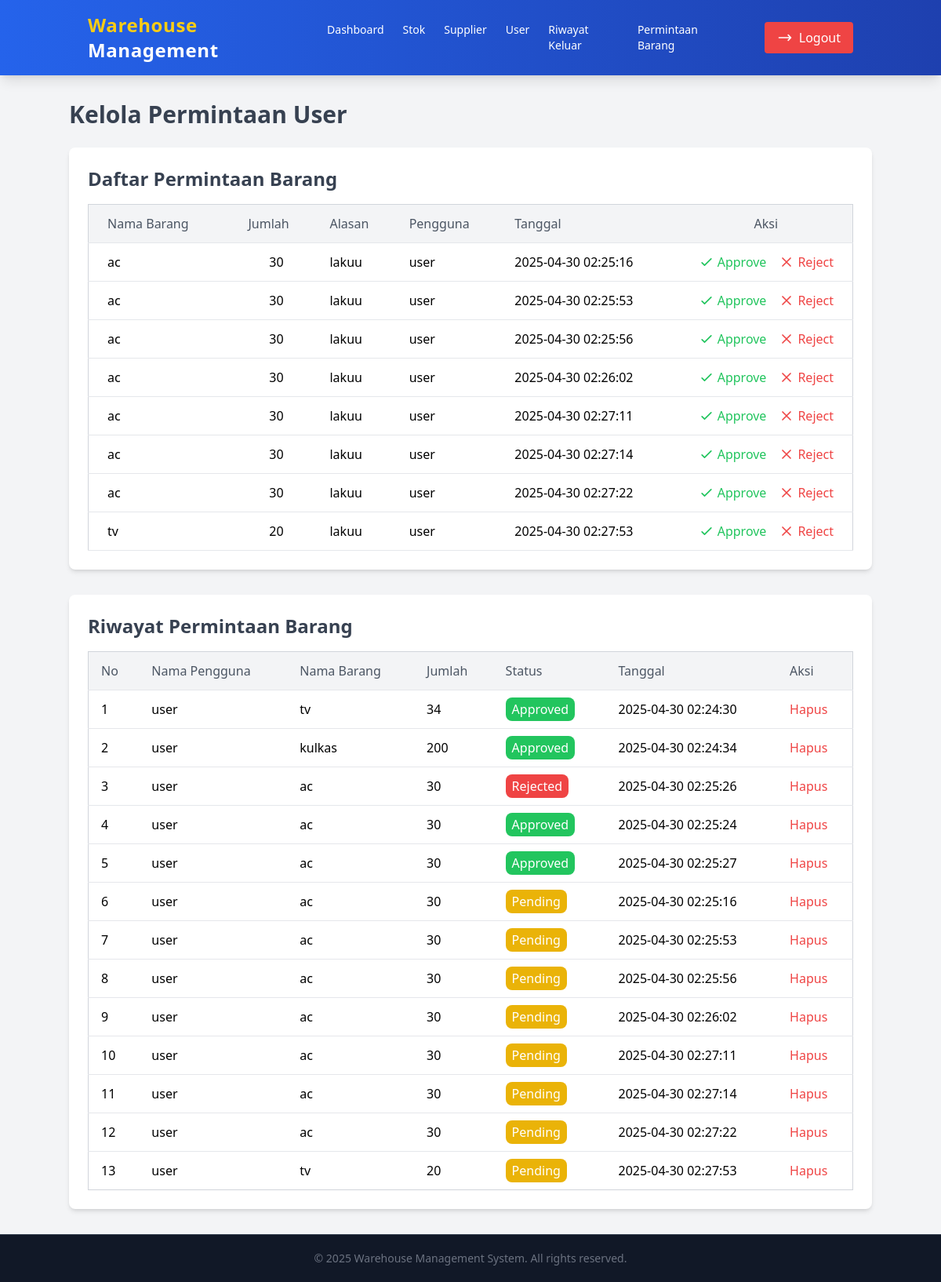
The app's page /admin/kelola_permintaan.php with its own data.
### tables this page shows
CREATE TABLE `request` (
  `id_req` int(15) NOT NULL,
  `nama_pengaju` varchar(35) NOT NULL,
  `nama_barang` varchar(255) NOT NULL,
  `jumlah` int(11) NOT NULL,
  `alasan` text NOT NULL,
  `status` enum('Pending','Approved','Rejected','') NOT NULL,
  `tanggal` timestamp NOT NULL DEFAULT current_timestamp() ON UPDATE current_timestamp()
);

### admin/kelola_permintaan.php (the view, shortened to what this page needs)
<?php
include('../koneksi.php');
?>
<!DOCTYPE html>
<html lang="en">
<head>
    <script src="https://cdn.tailwindcss.com"></script>
</head>
<body class="bg-gray-100 font-sans leading-normal tracking-normal">
    <nav class="bg-gradient-to-r from-blue-600 to-blue-800 text-white shadow-lg">
        <div class="container mx-auto px-6 py-4 flex justify-between items-center">
            <a href="../admin_dashboard.php" class="text-2xl font-extrabold tracking-wide hover:text-yellow-400 transition duration-300">
                <span class="text-yellow-400">Warehouse</span> Management
            </a>
            <div class="flex items-center space-x-11">
                <ul class="flex space-x-6 text-sm font-medium">
                    <li>
                        <a href="../admin_dashboard.php" class="hover:text-yellow-400 transition duration-300">Dashboard</a>
                    </li>
                    <li>
                        <a href="kelola_stok.php" class="hover:text-yellow-400 transition duration-300">Stok</a>
                    </li>
                    <li>
                        <a href="kelola_supplier.php" class="hover:text-yellow-400 transition duration-300">Supplier</a>
                    </li>
                    <li>
                        <a href="kelola_user.php" class="hover:text-yellow-400 transition duration-300">User</a>
                    </li>
                    <li>
                        <a href="riwayat.php" class="hover:text-yellow-400 transition duration-300">Riwayat Keluar</a>
                    </li>
                    <li>
                        <a href="kelola_permintaan.php" class="hover:text-yellow-400 transition duration-300">Permintaan Barang</a>
                    </li>
                </ul>
                <a href="../logout.php" class="flex items-center bg-red-500 px-4 py-2 rounded hover:bg-red-600 transition duration-300">
                    <svg xmlns="http://www.w3.org/2000/svg" class="h-5 w-5 mr-2" fill="none" viewBox="0 0 24 24" stroke="currentColor">
                        <path stroke-linecap="round" stroke-linejoin="round" stroke-width="2" d="M17 16l4-4m0 0l-4-4m4 4H3" />
                    </svg>
                    Logout
                </a>
            </div>
        </div>
    </nav>
    <div class="container mx-auto mt-8">
        <h1 class="text-3xl font-bold text-gray-700 mb-6">Kelola Permintaan User</h1>
        <div class="bg-white shadow-md rounded-lg p-6">
            <h2 class="text-2xl font-bold text-gray-700 mb-4">Daftar Permintaan Barang</h2>
            <div class="overflow-x-auto">
                <table class="min-w-full bg-white border border-gray-300 rounded-lg">
                    <thead class="bg-gray-100">
                        <tr>
                            <th class="py-3 px-6 border-b text-left text-gray-600 font-medium">Nama Barang</th>
                            <th class="py-3 px-4 border-b text-left text-gray-600 font-medium">Jumlah</th>
                            <th class="py-3 px-4 border-b text-left text-gray-600 font-medium">Alasan</th>
                            <th class="py-3 px-4 border-b text-left text-gray-600 font-medium">Pengguna</th>
                            <th class="py-3 px-4 border-b text-left text-gray-600 font-medium">Tanggal</th>
                            <th class="py-3 px-6 border-b text-center text-gray-600 font-medium w-40">Aksi</th>
                        </tr>
                    </thead>
                    <tbody class="divide-y divide-gray-200">
                        <?php
                        $sql = "SELECT id_req, nama_barang, jumlah, alasan, nama_pengaju, tanggal, status FROM request WHERE status = 'Pending'";
                        $result = $conn->query($sql);
                        if ($result && $result->num_rows > 0) {
                            while ($row = $result->fetch_assoc()) {
                                echo "<tr class='hover:bg-gray-50'>
                                        <td class='py-3 px-6 border-b'>" . htmlspecialchars($row['nama_barang']) . "</td>
                                        <td class='py-3 px-4 border-b text-center'>" . htmlspecialchars($row['jumlah']) . "</td>
                                        <td class='py-3 px-4 border-b'>" . htmlspecialchars($row['alasan']) . "</td>
                                        <td class='py-3 px-4 border-b'>" . htmlspecialchars($row['nama_pengaju']) . "</td>
                                        <td class='py-3 px-4 border-b'>" . htmlspecialchars($row['tanggal']) . "</td>
                                        <td class='py-3 px-6 border-b text-center w-40'>
                                            <div class='flex items-center justify-center space-x-4'>
                                                <a href='../request/approve_request.php?id_req=" . $row['id_req'] . "' class='text-green-500 hover:underline flex items-center'>
                                                    <svg xmlns='http://www.w3.org/2000/svg' class='h-5 w-5 mr-1' fill='none' viewBox='0 0 24 24' stroke='currentColor'>
                                                        <path stroke-linecap='round' stroke-linejoin='round' stroke-width='2' d='M5 13l4 4L19 7' />
                                                    </svg>
                                                    Approve
                                                </a>
                                                <a href='../request/reject_request.php?id_req=" . $row['id_req'] . "' class='text-red-500 hover:underline flex items-center'>
                                                    <svg xmlns='http://www.w3.org/2000/svg' class='h-5 w-5 mr-1' fill='none' viewBox='0 0 24 24' stroke='currentColor'>
                                                        <path stroke-linecap='round' stroke-linejoin='round' stroke-width='2' d='M6 18L18 6M6 6l12 12' />
                                                    </svg>
                                                    Reject
                                                </a>
                                            </div>
                                        </td>
                                    </tr>";
                            }
                        } else {
                            echo "<tr>
                                    <td colspan='6' class='py-3 px-4 border-b text-center text-gray-500'>Belum ada permintaan barang.</td>
                                </tr>";
                        }
                        ?>
                    </tbody>
                </table>
            </div>
        </div>
        <div class="bg-white shadow-md rounded-lg p-6 mt-8">
            <h2 class="text-2xl font-bold text-gray-700 mb-4">Riwayat Permintaan Barang</h2>
            <div class="overflow-x-auto">
                <table class="min-w-full bg-white border border-gray-300 rounded-lg">
                    <thead class="bg-gray-100">
                        <tr>
                            <th class="py-3 px-4 border-b text-left text-gray-600 font-medium">No</th>
                            <th class="py-3 px-4 border-b text-left text-gray-600 font-medium">Nama Pengguna</th>
                            <th class="py-3 px-4 border-b text-left text-gray-600 font-medium">Nama Barang</th>
                            <th class="py-3 px-4 border-b text-left text-gray-600 font-medium">Jumlah</th>
                            <th class="py-3 px-4 border-b text-left text-gray-600 font-medium">Status</th>
                            <th class="py-3 px-4 border-b text-left text-gray-600 font-medium">Tanggal</th>
                            <th class="py-3 px-4 border-b text-left text-gray-600 font-medium">Aksi</th>
                        </tr>
                    </thead>
                    <tbody class="divide-y divide-gray-200">
                        <?php
                        $sql = "SELECT id_req, nama_pengaju, nama_barang, jumlah, status, tanggal FROM request";
                        $result = $conn->query($sql);
                        $no = 1;
                        if ($result && $result->num_rows > 0) {
                            while ($row = $result->fetch_assoc()) {
                                echo "<tr class='hover:bg-gray-50'>
                                        <td class='py-3 px-4'>" . htmlspecialchars($no++) . "</td>
                                        <td class='py-3 px-4'>" . htmlspecialchars($row['nama_pengaju']) . "</td>
                                        <td class='py-3 px-4'>" . htmlspecialchars($row['nama_barang']) . "</td>
                                        <td class='py-3 px-4'>" . htmlspecialchars($row['jumlah']) . "</td>
                                        <td class='py-3 px-4'>
                                            <span class='px-2 py-1 rounded-lg text-white " .
                                            ($row['status'] === 'Approved' ? 'bg-green-500' : ($row['status'] === 'Rejected' ? 'bg-red-500' : 'bg-yellow-500')) . "'>
                                                " . htmlspecialchars($row['status']) . "
                                            </span>
                                        </td>
                                        <td class='py-3 px-4'>" . htmlspecialchars($row['tanggal']) . "</td>
                                        <td class='py-3 px-4'>
                                            <a href='?delete=" . $row['id_req'] . "' onclick=\"return confirm('Yakin ingin menghapus?')\" class='text-red-500 hover:underline'>Hapus</a>
                                        </td>
                                    </tr>";
                            }
                        } else {
                            echo "<tr>
                                    <td colspan='7' class='py-3 px-4 text-center text-gray-500'>Belum ada data permintaan barang.</td>
                                </tr>";
                        }
                        ?>
                    </tbody>
                </table>
            </div>
        </div>
    </div>
    <footer class="bg-gray-900 text-white w-full mt-8 pb-5">
        <div class="mt-8 border-t border-gray-700 pt-5 text-center">
            <p class="text-sm text-gray-500">&copy; <?php echo date('Y'); ?> Warehouse Management System. All rights reserved.</p>
        </div>
    </footer>
</body>
</html>

### records on screen
request: nama_barang "ac", jumlah "30", alasan "lakuu", nama_pengaju "user", tanggal "2025-04-30 02:25:16", status "Pending"
request: nama_barang "ac", jumlah "30", alasan "lakuu", nama_pengaju "user", tanggal "2025-04-30 02:25:53", status "Pending"
request: nama_barang "ac", jumlah "30", alasan "lakuu", nama_pengaju "user", tanggal "2025-04-30 02:25:56", status "Pending"
request: nama_barang "ac", jumlah "30", alasan "lakuu", nama_pengaju "user", tanggal "2025-04-30 02:26:02", status "Pending"
request: nama_barang "ac", jumlah "30", alasan "lakuu", nama_pengaju "user", tanggal "2025-04-30 02:27:11", status "Pending"
request: nama_barang "ac", jumlah "30", alasan "lakuu", nama_pengaju "user", tanggal "2025-04-30 02:27:14", status "Pending"
request: nama_barang "ac", jumlah "30", alasan "lakuu", nama_pengaju "user", tanggal "2025-04-30 02:27:22", status "Pending"
request: nama_barang "tv", jumlah "20", alasan "lakuu", nama_pengaju "user", tanggal "2025-04-30 02:27:53", status "Pending"
request: nama_pengaju "user", nama_barang "tv", jumlah "34", status "Approved", tanggal "2025-04-30 02:24:30"
request: nama_pengaju "user", nama_barang "kulkas", jumlah "200", status "Approved", tanggal "2025-04-30 02:24:34"
request: nama_pengaju "user", nama_barang "ac", jumlah "30", status "Rejected", tanggal "2025-04-30 02:25:26"
request: nama_pengaju "user", nama_barang "ac", jumlah "30", status "Approved", tanggal "2025-04-30 02:25:24"
request: nama_pengaju "user", nama_barang "ac", jumlah "30", status "Approved", tanggal "2025-04-30 02:25:27"
